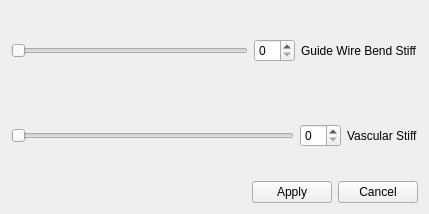
<?xml version="1.0" encoding="UTF-8"?>
<ui version="4.0">
    <class>SimulationParametersClass</class>
    <widget class="QWidget" name="SimulationParametersClass">
        <property name="geometry">
            <rect>
                <x>0</x>
                <y>0</y>
                <width>429</width>
                <height>214</height>
            </rect>
        </property>
        <property name="windowTitle">
            <string>Form</string>
        </property>
        <layout class="QGridLayout" name="gridLayout">
            <item row="0" column="0">
                <layout class="QVBoxLayout" name="verticalLayout">
                    <item>
                        <layout class="QHBoxLayout" name="horizontalLayout">
                            <item>
                                <widget class="QSlider" name="horizontalSlidergwStiff">
                                    <property name="orientation">
                                        <enum>Qt::Horizontal</enum>
                                    </property>
                                </widget>
                            </item>
                            <item>
                                <widget class="QSpinBox" name="spinBoxgwStiff"/>
                            </item>
                            <item>
                                <widget class="QLabel" name="labelgwSegLength">
                                    <property name="text">
                                        <string>Guide Wire Bend Stiff</string>
                                    </property>
                                </widget>
                            </item>
                        </layout>
                    </item>
                    <item>
                        <layout class="QHBoxLayout" name="horizontalLayout_3">
                            <item>
                                <widget class="QSlider" name="horizontalSliderVascularStiff">
                                    <property name="orientation">
                                        <enum>Qt::Horizontal</enum>
                                    </property>
                                </widget>
                            </item>
                            <item>
                                <widget class="QSpinBox" name="spinBoxVascularStiff"/>
                            </item>
                            <item>
                                <widget class="QLabel" name="labelVascularStiff">
                                    <property name="text">
                                        <string>Vascular Stiff</string>
                                    </property>
                                </widget>
                            </item>
                        </layout>
                    </item>
                </layout>
            </item>
            <item row="1" column="0">
                <layout class="QHBoxLayout" name="horizontalLayout_5">
                    <item>
                        <spacer name="horizontalSpacer">
                            <property name="orientation">
                                <enum>Qt::Horizontal</enum>
                            </property>
                            <property name="sizeHint" stdset="0">
                                <size>
                                    <width>40</width>
                                    <height>20</height>
                                </size>
                            </property>
                        </spacer>
                    </item>
                    <item>
                        <spacer name="horizontalSpacer_2">
                            <property name="orientation">
                                <enum>Qt::Horizontal</enum>
                            </property>
                            <property name="sizeHint" stdset="0">
                                <size>
                                    <width>40</width>
                                    <height>20</height>
                                </size>
                            </property>
                        </spacer>
                    </item>
                    <item>
                        <widget class="QPushButton" name="pushButtonApply">
                            <property name="text">
                                <string>Apply</string>
                            </property>
                        </widget>
                    </item>
                    <item>
                        <widget class="QPushButton" name="pushButtonCancel">
                            <property name="text">
                                <string>Cancel</string>
                            </property>
                        </widget>
                    </item>
                </layout>
            </item>
        </layout>
    </widget>
    <resources/>
    <connections/>
</ui>
